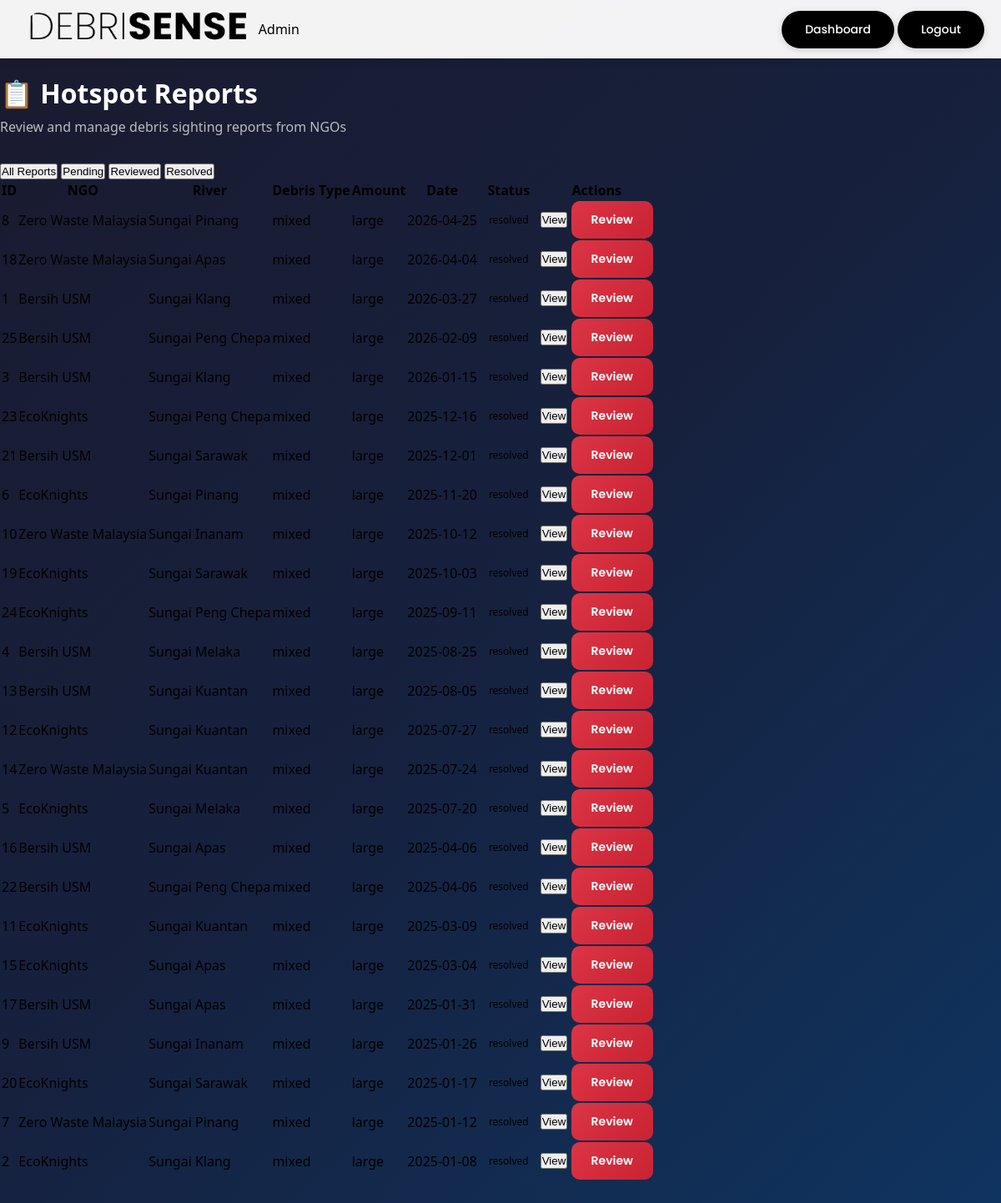
Before: /admin/reports (signed in) with the older database file.
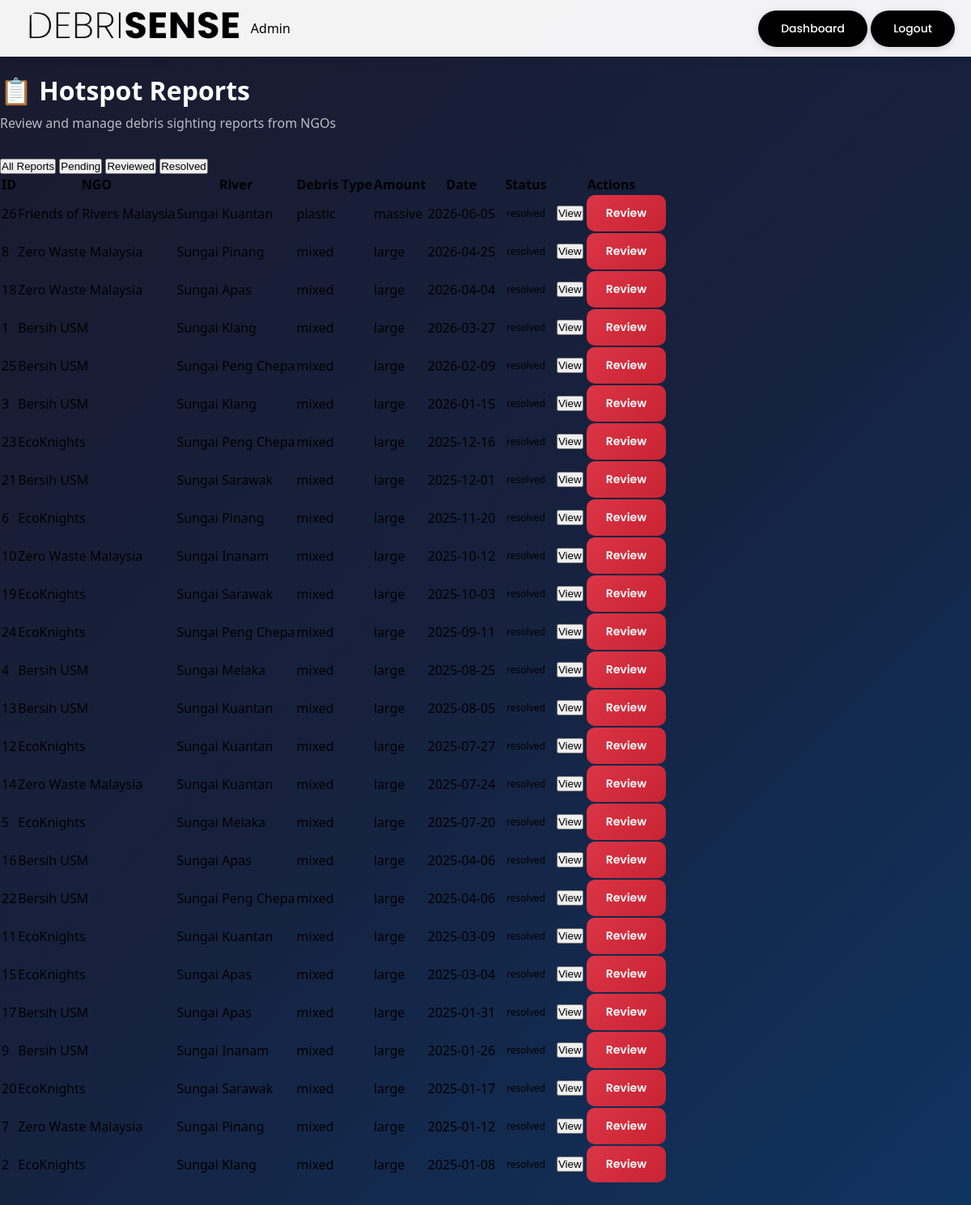
After: the same page with the newer database file.
### models.py (models this page shows, shortened)
class HotspotReport(db.Model):
    __tablename__ = 'hotspot_reports'
    id = db.Column(db.Integer, primary_key=True)
    user_id = db.Column(db.Integer, db.ForeignKey('users.id'), nullable=True) # NGO User
    river_id = db.Column(db.Integer, db.ForeignKey('rivers.id'), nullable=False)
    debris_type = db.Column(db.String(50), nullable=False)  # plastic, organic, household, industrial, mixed
    estimated_amount = db.Column(db.String(50), nullable=False)  # small, medium, large, massive
    plastic_amount = db.Column(db.Float, nullable=True, default=0.0)
    organic_amount = db.Column(db.Float, nullable=True, default=0.0)
    household_amount = db.Column(db.Float, nullable=True, default=0.0)
    industrial_amount = db.Column(db.Float, nullable=True, default=0.0)
    others_amount = db.Column(db.Float, nullable=True, default=0.0)
    snapshot_rainfall = db.Column(db.Float, nullable=True)
    snapshot_wind_speed = db.Column(db.Float, nullable=True)
    snapshot_tide_level = db.Column(db.Float, nullable=True)
    snapshot_water_flow = db.Column(db.Float, nullable=True)
    snapshot_estimated_payload = db.Column(db.Float, nullable=True)
    description = db.Column(db.Text, nullable=True)
    photo = db.Column(db.String(255), nullable=True)
    latitude = db.Column(db.Float, nullable=True)
    longitude = db.Column(db.Float, nullable=True)
    status = db.Column(db.String(20), default='pending')  # pending, reviewed, resolved
    admin_notes = db.Column(db.Text, nullable=True)
    reviewed_by = db.Column(db.Integer, db.ForeignKey('admins.id'), nullable=True)
    reviewed_at = db.Column(db.DateTime, nullable=True)
    reported_at = db.Column(db.DateTime, default=datetime.utcnow)
    sighting_date = db.Column(db.DateTime, nullable=True)
    user = db.relationship('User', backref=db.backref('hotspot_reports', lazy='dynamic'))
    river = db.relationship('River', backref=db.backref('reports', lazy='dynamic'))

class User(UserMixin, db.Model):
    __tablename__ = 'users'
    id = db.Column(db.Integer, primary_key=True)
    email = db.Column(db.String(150), unique=True, nullable=False, index=True)
    password_hash = db.Column(db.String(256), nullable=False)
    ngo_name = db.Column(db.String(150), nullable=False)
    phone = db.Column(db.String(20), nullable=True)
    address = db.Column(db.Text, nullable=True)
    profile_image = db.Column(db.String(255), nullable=True, default='default_profile.png')
    is_active = db.Column(db.Boolean, default=True)
    is_verified = db.Column(db.Boolean, default=False)
    created_at = db.Column(db.DateTime, default=datetime.utcnow)
    updated_at = db.Column(db.DateTime, default=datetime.utcnow, onupdate=datetime.utcnow)

class River(db.Model):
    __tablename__ = 'rivers'
    id = db.Column(db.Integer, primary_key=True)
    name = db.Column(db.String(150), nullable=False)
    latitude = db.Column(db.Float, nullable=False)
    longitude = db.Column(db.Float, nullable=False)
    info = db.Column(db.Text, nullable=True)
    image = db.Column(db.String(255), nullable=True)
    admin_id = db.Column(db.Integer, db.ForeignKey('admins.id'), nullable=True)
    date_added = db.Column(db.DateTime, default=datetime.utcnow)
    is_active = db.Column(db.Boolean, default=True)
    state = db.Column(db.String(100), nullable=True)  # Malaysian state
    district = db.Column(db.String(100), nullable=True)
    land_use = db.Column(db.String(50), nullable=True, default='urban')

### app.py (the view)
@app.route('/admin/reports')
@admin_required
def admin_reports():
    reports = HotspotReport.query.order_by(HotspotReport.reported_at.desc()).all()
    return render_template('admin_reports.html', reports=reports, admin=current_user)

### app.py (called while the page is built)
@login_manager.user_loader
def load_user(user_id):
    if user_id.startswith('admin_'):
        admin_id = int(user_id.replace('admin_', ''))
        return Admin.query.get(admin_id)
    elif user_id.startswith('user_'):
        ngo_id = int(user_id.replace('user_', ''))
        return User.query.get(ngo_id)
    return None

def admin_required(f):
    @wraps(f)
    def decorated_function(*args, **kwargs):
        if not current_user.is_authenticated:
            if request.path.startswith('/api/'):
                return jsonify({'success': False, 'error': 'Authentication required'}), 401
            flash('Please log in as admin to access this page.', 'warning')
            return redirect(url_for('admin_login'))
        if not isinstance(current_user, Admin):
            if request.path.startswith('/api/'):
                return jsonify({'success': False, 'error': 'Access denied. Admin privileges required.'}), 403
            flash('Access denied. Admin privileges required.', 'error')
            return redirect(url_for('index'))
        return f(*args, **kwargs)
    return decorated_function

### templates/admin_reports.html (shortened to what this page needs)
<!DOCTYPE html>
<html lang="en">
<head>
    <link rel="stylesheet" href="{{ url_for('static', filename='css/style.css') }}">
    <link rel="stylesheet" href="{{ url_for('static', filename='css/admin_pages.css') }}">
</head>
<body class="admin-page">
    <nav class="navbar">
        <div class="navbar-container">
            <div class="navbar-logo">
                <a href="{{ url_for('admin_dashboard') }}">
                    <img src="{{ url_for('static', filename='img/debrisenseLogo.png') }}" alt="DebriSense Logo">
                </a>
                <span class="admin-badge">Admin</span>
            </div>
            <div class="navbar-actions">
                <a href="{{ url_for('admin_dashboard') }}" class="navbar-btn">Dashboard</a>
                <a href="{{ url_for('admin_logout') }}" class="navbar-btn logout-btn">Logout</a>
            </div>
        </div>
    </nav>
    <div class="admin-content">
        <div class="page-header">
            <h1>📋 Hotspot Reports</h1>
            <p>Review and manage debris sighting reports from NGOs</p>
        </div>
        <div class="filter-tabs">
            <button class="filter-tab active" data-status="all">All Reports</button>
            <button class="filter-tab" data-status="pending">Pending</button>
            <button class="filter-tab" data-status="reviewed">Reviewed</button>
            <button class="filter-tab" data-status="resolved">Resolved</button>
        </div>
        <div class="table-container">
            <table class="data-table">
                <thead>
                    <tr>
                        <th>ID</th>
                        <th>NGO</th>
                        <th>River</th>
                        <th>Debris Type</th>
                        <th>Amount</th>
                        <th>Date</th>
                        <th>Status</th>
                        <th>Actions</th>
                    </tr>
                </thead>
                <tbody id="reports-tbody">
                    {% for report in reports %}
                    <tr data-status="{{ report.status }}">
                        <td>{{ report.id }}</td>
                        <td>{{ report.user.ngo_name if report.user else 'Unknown' }}</td>
                        <td>{{ report.river.name if report.river else 'Unknown' }}</td>
                        <td>{{ report.debris_type }}</td>
                        <td>{{ report.estimated_amount }}</td>
                        <td>{{ report.reported_at.strftime('%Y-%m-%d') if report.reported_at else '' }}</td>
                        <td>
                            <span class="status-badge status-{{ report.status }}">{{ report.status }}</span>
                        </td>
                        <td>
                            <button class="btn-action" onclick="viewReport({{ report.id }})">View</button>
                            <button class="btn-action btn-primary" onclick="reviewReport({{ report.id }})">Review</button>
                        </td>
                    </tr>
                    {% endfor %}
                </tbody>
            </table>
        </div>
    </div>
</body>
</html>

Changed rows visible on the page:
added HotspotReport: id "26", user "Friends of Rivers Malaysia", river "Sungai Kuantan", debris_type "plastic", estimated_amount "massive", reported_at "2026-06-05", status "resolved"
